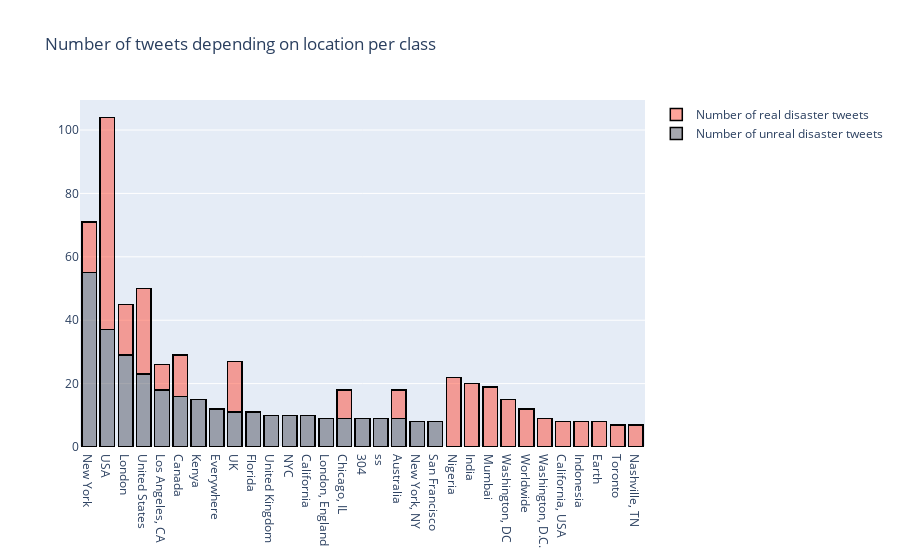

Notebook cell for this chart:
### Code cell
#Number of tweets depending on location per class

train1_df = train[train["target"]==1]
train0_df = train[train["target"]==0]
cnt_1 = train1_df['location'].value_counts()
cnt_1.reset_index()
cnt_1 = cnt_1[:20,]

cnt_0 = train0_df['location'].value_counts()
cnt_0.reset_index()
cnt_0 = cnt_0[:20,]

trace1 = go.Bar(
                x = cnt_1.index,
                y = cnt_1.values,
                name = "Number of real disaster tweets",
                marker = dict(color = 'rgba(255, 74, 55, 0.5)',
                             line=dict(color='rgb(0,0,0)',width=1.5)),
                )
trace0 = go.Bar(
                x = cnt_0.index,
                y = cnt_0.values,
                name = "Number of unreal disaster tweets",
                marker = dict(color = 'rgba(79, 82, 97, 0.5)',
                             line=dict(color='rgb(0,0,0)',width=1.5)),
                )


data = [trace0,trace1]
layout = go.Layout(barmode = 'stack',title = 'Number of tweets depending on location per class')
fig = go.Figure(data = data, layout = layout)
py.iplot(fig)

### Figure 1 — Plotly figure (JSON) as saved in the notebook; plotly's stock layout.template omitted (floating-point values rounded to 4 significant figures)
{"data": [{"marker": {"color": "rgba(79, 82, 97, 0.5)", "line": {"color": "rgb(0,0,0)", "width": 1.5}}, "name": "Number of unreal disaster tweets", "type": "bar", "x": ["New York", "USA", "London", "United States", "Los Angeles, CA", "Canada", "Kenya", "Everywhere", "UK", "Florida", "United Kingdom", "NYC", "California", "London, England", "Chicago, IL", "304", "ss", "Australia", "New York, NY", "San Francisco"], "y": [55, 37, 29, 23, 18, 16, 15, 12, 11, 11, 10, 10, 10, 9, 9, 9, 9, 9, 8, 8]}, {"marker": {"color": "rgba(255, 74, 55, 0.5)", "line": {"color": "rgb(0,0,0)", "width": 1.5}}, "name": "Number of real disaster tweets", "type": "bar", "x": ["USA", "United States", "Nigeria", "India", "Mumbai", "UK", "London", "New York", "Washington, DC", "Canada", "Worldwide", "Chicago, IL", "Washington, D.C.", "Australia", "Los Angeles, CA", "California, USA", "Indonesia", "Earth", "Toronto", "Nashville, TN"], "y": [67, 27, 22, 20, 19, 16, 16, 16, 15, 13, 12, 9, 9, 9, 8, 8, 8, 8, 7, 7]}], "layout": {"barmode": "stack", "title": {"text": "Number of tweets depending on location per class"}}}
